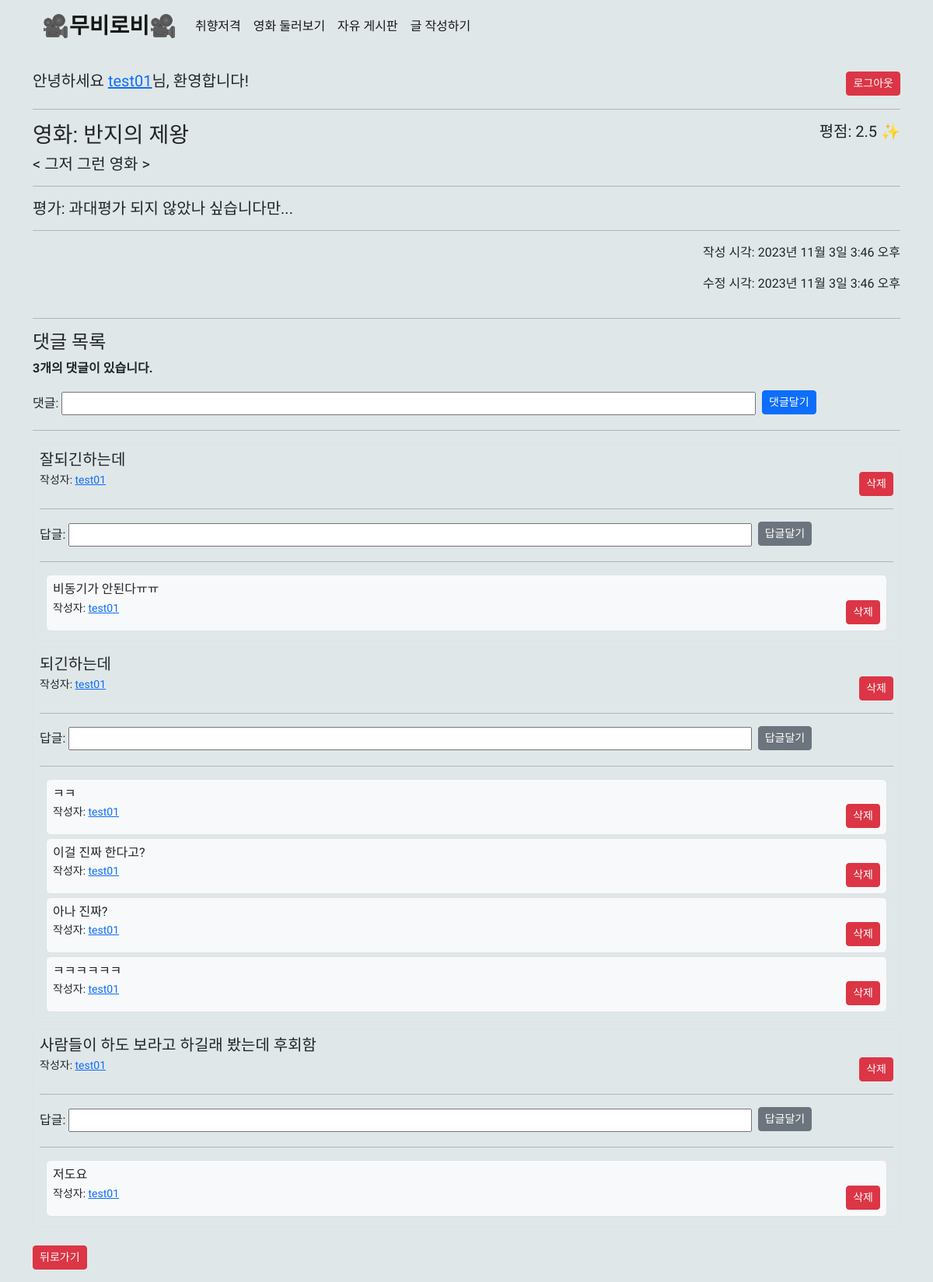
Screenshot of /community/4/ (signed in) with the database file from the repository.
### accounts/models.py (models this page shows)
class User(AbstractUser):
    followings = models.ManyToManyField('self', symmetrical=False, related_name='followers')

### community/models.py (models this page shows)
class Review(models.Model):
    title = models.CharField(max_length=100)
    movie_title = models.CharField(max_length=50)
    rank = models.DecimalField(max_digits=5, decimal_places=1)
    content = models.TextField()
    created_at = models.DateTimeField(auto_now_add=True)
    updated_at = models.DateTimeField(auto_now=True)
    user = models.ForeignKey(
        settings.AUTH_USER_MODEL, on_delete=models.CASCADE
    )
    like_users = models.ManyToManyField(
        settings.AUTH_USER_MODEL, related_name='like_reviews'
    )

class Comment(models.Model):
    papa_comment = models.ForeignKey('self', on_delete=models.CASCADE, null=True)
    content = models.TextField()
    review = models.ForeignKey(Review, on_delete=models.CASCADE)
    user = models.ForeignKey(
        settings.AUTH_USER_MODEL, on_delete=models.CASCADE
    )

### community/views.py (the view)
# urls.py: path('<int:review_pk>/', views.detail, name='detail'),
@require_safe
def detail(request, review_pk):
    review = get_object_or_404(Review, pk=review_pk)
    comments = review.comment_set.all().order_by('-pk')
    only_comment_cnt = comments.filter(papa_comment__isnull=True).count()
    comment_form = CommentForm()
    soncomment_form=SonCommentForm()
    context = {
        'review': review,
        'comment_form': comment_form,
        'comments': comments,
        'soncomment_form':soncomment_form,
        'only_comment_cnt':only_comment_cnt,
    }
    return render(request, 'community/detail.html', context)

### community/forms.py
class CommentForm(forms.ModelForm):
    content = forms.CharField(
        label="댓글",
        widget=forms.TextInput(attrs={'style': 'width: 80%'}),
    )
    class Meta:
        model = Comment
        fields = ('content',)

class SonCommentForm(forms.ModelForm):
    content = forms.CharField(
        label="답글",
        widget=forms.TextInput(attrs={'style': 'width: 80%;'}),
    )
    class Meta:
        model = Comment
        fields = ('content',)

### community/templates/community/detail.html (shortened to what this page needs)
{% extends 'base.html' %}
{% block content %}
  <div class="d-flex justify-content-between">
    <h3>영화: {{ review.movie_title }}</h3>
    <h5>평점: {{ review.rank }} ✨</h5>
  </div>
  <h5>< {{ review.title }} ></h5>
  <hr />
  <h5>평가: {{ review.content }}</h5>
  <hr />
  <div class="d-flex justify-content-end">
    <p>작성 시각: {{ review.created_at }}</p>
  </div>
  <div class="d-flex justify-content-end">
    <p>수정 시각: {{ review.updated_at }}</p>
  </div>
  <hr />
  <h4>댓글 목록</h4>
  {% if comments|length %}
    <p>
      <b>{{ only_comment_cnt }}개의 댓글이 있습니다.</b>
    </p>
  {% endif %}
  {% if user.is_authenticated %}
    <form action="{% url 'community:create_comment' review.pk %}" method="POST">
      {{ comment_form }}
      <input class="btn btn-primary mx-1 mb-1 btn-sm" type="submit" value="댓글달기" />
    </form>
  {% else %}
    <a href="{% url 'accounts:login' %}">[댓글을 작성하려면 로그인하세요]</a>
  {% endif %}
  <hr />
  <div class="list-group">
    {% for comment in comments %}
      {% if comment.papa_comment == null %}
        <div class="border border-1 rounded p-2 mb-2">
          <div class="d-flex w-100 justify-content-between">
            <h5 class="mb-1">{{ comment.content }}</h5>
          </div>
          <div class="d-flex w-100 justify-content-between">
            <small class="text-body-secondary">작성자: <a href="{% url 'accounts:profile' comment.user %}">{{ comment.user }}</a></small>
            <div>
              {% if request.user == comment.user %}
                <form class="comment-form" style="display: inline;" data-review-id="{{ review.pk }}" data-comment-id="{{ comment.pk }}">
                  <input type="submit" class="btn btn-danger btn-sm" value="삭제" />
                </form>
              {% endif %}
            </div>
          </div>
          <hr />
          {% if user.is_authenticated %}
            <form action="{% url 'community:soncomment_create' review.pk comment.pk %}" method="POST">
              {{ soncomment_form }}
              <input class="btn btn-secondary mx-1 mb-1 btn-sm" type="submit" value="답글달기" />
            </form>
            <hr />
          {% endif %}
          {% for soncomment in comments %}
            {% if soncomment.papa_comment.pk == comment.pk %}
              <div class="border border-1 rounded p-2 mx-2 mb-1 bg-light">
                <div class="d-flex w-100 justify-content-between">
                  <h6 class="mb-1">{{ soncomment.content }}</h6>
                </div>
                <div class="d-flex w-100 justify-content-between">
                  <small class="text-body-secondary">작성자: <a href="{% url 'accounts:profile' soncomment.user %}">{{ soncomment.user }}</a></small>
                  <div>
                    {% if request.user == soncomment.user %}
                      <form class="soncomment-form" style="display: inline;" data-review-id="{{ review.pk }}" data-soncomment-id="{{ soncomment.pk }}">
                        <input type="submit" class="btn btn-danger btn-sm" value="삭제" />
                      </form>
                    {% endif %}
                  </div>
                </div>
              </div>
            {% endif %}
          {% endfor %}
        </div>
      {% endif %}
    {% endfor %}
  </div>
  <a href="{% url 'community:index' %}"><button class="btn btn-danger btn-sm my-3">뒤로가기</button></a>
{% endblock %}

### templates/base.html (shortened to what this page needs)
<!DOCTYPE html>
<html lang="en">
  <head>
    <link href="https://cdn.jsdelivr.net/npm/bootstrap@5.2.0-beta1/dist/css/bootstrap.min.css" rel="stylesheet" />
    <link rel="stylesheet" href="https://cdnjs.cloudflare.com/ajax/libs/font-awesome/6.4.2/css/all.min.css" />
  </head>
  <body style="font-family: 'Hahmlet', serif; background-color: #E0E7E9   ;">
    <div class="container">
      <nav>
        {% if user.is_authenticated %}
          <nav class="navbar navbar-expand-lg bg-body-tertiary">
            <div class="container-fluid">
              <a class="navbar-brand fs-3 fw-bold" href="{% url 'movies:index' %}">🎥무비로비🎥</a>
              <div class="collapse navbar-collapse" id="navbarNav">
                <ul class="navbar-nav">
                  <li class="nav-item">
                    <a class="nav-link active" aria-current="page" href="{% url 'movies:recommended' %}">취향저격</a>
                  </li>
                  <li class="nav-item">
                    <a class="nav-link active" aria-current="page" href="{% url 'movies:index' %}">영화 둘러보기</a>
                  </li>
                  <li class="nav-item">
                    <a class="nav-link active" aria-current="page" href="{% url 'community:index' %}">자유 게시판</a>
                  </li>
                  <li class="nav-item">
                    <a class="nav-link active" aria-current="page" href="{% url 'community:create' %}">글 작성하기</a>
                  </li>
                </ul>
              </div>
            </div>
          </nav>
          <br />
          <div class="d-flex justify-content-between">
            <h5 style="display: inline-block;">안녕하세요 <a href="{% url 'accounts:profile' user %}">{{ user.username }}</a>님, 환영합니다!</h5>
            <form style="display: inline-block;" action="{% url 'accounts:logout' %}" method="POST">
              <button type="submit" class="btn btn-danger btn-sm">로그아웃</button>
            </form>
          </div>
          <hr />
        {% endif %}
      </nav>
      {% block content %}
      {% endblock content %}
    </div>
  </body>
</html>

### rows the page displays
User: username "test01"
Review: movie_title "반지의 제왕", rank "2.5", title "그저 그런 영화", content "과대평가 되지 않았나 싶습니다만...", created_at "2023년 11월 3일 3:46 오후", updated_at "2023년 11월 3일 3:46 오후"
Comment: content "잘되긴하는데", user "test01"
Comment: content "비동기가 안된다ㅠㅠ", user "test01"
Comment: content "되긴하는데", user "test01"
Comment: content "ㅋㅋ", user "test01"
Comment: content "이걸 진짜 한다고?", user "test01"
Comment: content "아나 진짜?", user "test01"
Comment: content "ㅋㅋㅋㅋㅋㅋ", user "test01"
Comment: content "사람들이 하도 보라고 하길래 봤는데 후회함", user "test01"
Comment: content "저도요", user "test01"

### other values shown
{{ only_comment_cnt }} "3"
